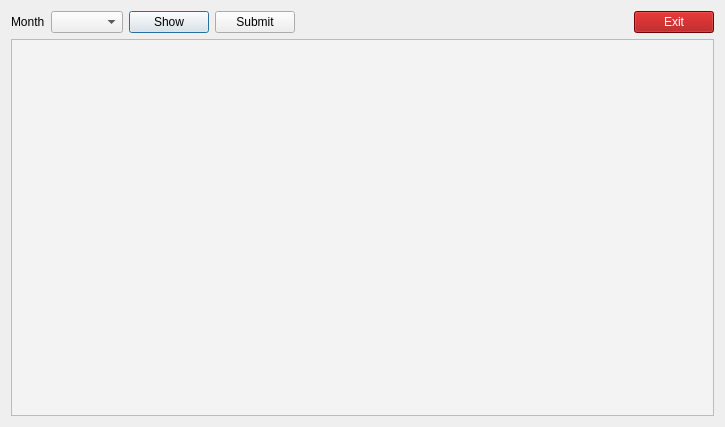
<?xml version="1.0" encoding="UTF-8"?>
<ui version="4.0">
 <class>reportdialog</class>
 <widget class="QDialog" name="reportdialog">
  <property name="geometry">
   <rect>
    <x>0</x>
    <y>0</y>
    <width>725</width>
    <height>427</height>
   </rect>
  </property>
  <property name="windowTitle">
   <string>Dialog</string>
  </property>
  <layout class="QGridLayout" name="gridLayout">
   <item row="0" column="1">
    <widget class="QPushButton" name="pushButton">
     <property name="text">
      <string>Show</string>
     </property>
    </widget>
   </item>
   <item row="0" column="4">
    <widget class="QPushButton" name="pushButtonExit">
     <property name="styleSheet">
      <string notr="true">background-color: rgb(164, 0, 0);
color: rgb(255, 255, 255);</string>
     </property>
     <property name="text">
      <string>Exit</string>
     </property>
    </widget>
   </item>
   <item row="0" column="3">
    <spacer name="horizontalSpacer">
     <property name="orientation">
      <enum>Qt::Horizontal</enum>
     </property>
     <property name="sizeHint" stdset="0">
      <size>
       <width>40</width>
       <height>20</height>
      </size>
     </property>
    </spacer>
   </item>
   <item row="0" column="0">
    <layout class="QHBoxLayout" name="horizontalLayout_3">
     <item>
      <layout class="QHBoxLayout" name="horizontalLayout_2"/>
     </item>
     <item>
      <layout class="QHBoxLayout" name="horizontalLayout">
       <item>
        <widget class="QLabel" name="label">
         <property name="text">
          <string>Month</string>
         </property>
        </widget>
       </item>
       <item>
        <widget class="QComboBox" name="comboMonth"/>
       </item>
      </layout>
     </item>
    </layout>
   </item>
   <item row="1" column="0" colspan="5">
    <widget class="QTreeView" name="treeView">
     <property name="font">
      <font>
       <pointsize>17</pointsize>
       <weight>50</weight>
       <bold>false</bold>
      </font>
     </property>
     <property name="styleSheet">
      <string notr="true">background-color: rgb(243, 243, 243);
color: rgb(0, 0, 170);</string>
     </property>
    </widget>
   </item>
   <item row="0" column="2">
    <widget class="QPushButton" name="pushButtonSubmit">
     <property name="text">
      <string>Submit</string>
     </property>
    </widget>
   </item>
  </layout>
 </widget>
 <resources/>
 <connections/>
</ui>
